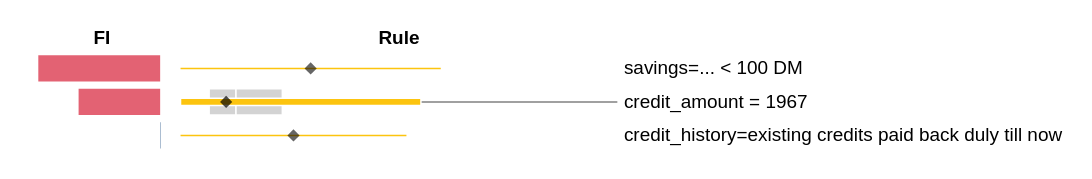

Notebook source saved alongside this figure:
### Code cell
rules_only = plot_rules(df_v, only_rules=True)
rules_only

### Figure 1 — Vega-Lite specification as saved in the notebook (floating-point values rounded to 4 significant figures)
{"config": {"view": {"continuousWidth": 300, "continuousHeight": 300, "stroke": "lightgray", "strokeWidth": 0}, "axis": {"grid": false}, "axisX": {"disable": true}, "axisY": {"domain": false, "ticks": false}, "concat": {"spacing": 3}, "padding": 20, "title": {"anchor": "middle", "fontWeight": "bold"}}, "hconcat": [{"vconcat": [{"data": {"name": "data-a1d4206e1ef6bbf343c8cfd4c98819a0"}, "mark": {"type": "bar"}, "encoding": {"color": {"condition": {"test": "datum.feature_importance > 0", "value": "#285588"}, "value": "#E36273"}, "tooltip": [{"field": "name"}, {"field": "feature_importance"}], "x": {"field": "feature_importance", "title": null, "type": "quantitative"}, "y": {"axis": null, "field": "name", "title": null, "type": "nominal"}}, "height": 20, "width": 100}, {"data": {"name": "data-8b31ceabb321b6e3f71158b5d988b086"}, "mark": {"type": "bar"}, "encoding": {"color": {"condition": {"test": "datum.feature_importance > 0", "value": "#285588"}, "value": "#E36273"}, "tooltip": [{"field": "name"}, {"field": "feature_importance"}], "x": {"field": "feature_importance", "title": null, "type": "quantitative"}, "y": {"axis": null, "field": "name", "title": null, "type": "nominal"}}, "height": 20, "width": 100}, {"data": {"name": "data-62c818814f34a889f81e12107d73ec54"}, "mark": {"type": "bar"}, "encoding": {"color": {"condition": {"test": "datum.feature_importance > 0", "value": "#285588"}, "value": "#E36273"}, "tooltip": [{"field": "name"}, {"field": "feature_importance"}], "x": {"field": "feature_importance", "title": null, "type": "quantitative"}, "y": {"axis": null, "field": "name", "title": null, "type": "nominal"}}, "height": 20, "width": 100}], "resolve": {"scale": {"x": "shared"}}, "title": "FI"}, {"vconcat": [{"layer": [{"mark": {"type": "bar", "color": "lightgrey", "stroke": "white"}, "encoding": {"tooltip": [{"field": "category", "title": "savings"}, {"field": "count"}], "x": {"field": "count_start", "type": "quantitative"}, "x2": {"field": "count_end"}}, "transform": [{"groupby": ["rname"], "stack": "count", "sort": [{"field": "count", "order": "descending"}], "as": ["count_start", "count_end"]}, {"calculate": "(datum.count_start+datum.count_end)/2", "as": "midStack"}]}, {"mark": {"type": "bar", "stroke": "#fcc40f"}, "encoding": {"color": {"condition": {"test": "datum.is_continuous && datum.inst==1", "value": "#fcc40f"}, "value": "white"}, "opacity": {"condition": {"test": "datum.is_continuous", "value": 1}, "value": 0.0001}, "tooltip": [{"field": "category", "title": "savings"}, {"field": "count"}], "x": {"field": "count_start", "type": "quantitative"}, "x2": {"field": "count_end"}}, "transform": [{"groupby": ["rname"], "stack": "count", "sort": [{"field": "count", "order": "descending"}], "as": ["count_start", "count_end"]}, {"calculate": "(datum.count_start+datum.count_end)/2", "as": "midStack"}]}, {"mark": {"type": "point", "color": "black", "filled": true, "shape": "diamond", "size": 70}, "encoding": {"opacity": {"condition": {"test": "datum.inst==1", "value": 0.6}, "value": 0}, "x": {"field": "midStack", "title": null, "type": "quantitative"}, "y": {"axis": null, "field": "rname", "type": "nominal"}}, "transform": [{"groupby": ["rname"], "stack": "count", "sort": [{"field": "count", "order": "descending"}], "as": ["count_start", "count_end"]}, {"calculate": "(datum.count_start+datum.count_end)/2", "as": "midStack"}]}], "data": {"name": "data-92302a944ab224b7529edda4e3809ab8"}, "height": 20, "width": 300}, {"layer": [{"mark": {"type": "bar", "color": "grey", "size": 1}, "encoding": {"x": {"field": "min", "scale": {"clamp": true, "domain": [338.0, 15940.0], "nice": false}, "title": null, "type": "quantitative"}, "x2": {"field": "max"}, "y": {"axis": {"labels": false, "ticks": false}, "field": "name", "title": null, "type": "nominal"}}}, {"mark": {"type": "bar", "color": "lightgrey", "size": 18, "stroke": "white"}, "encoding": {"x": {"field": "q1", "scale": {"clamp": true, "domain": [338.0, 15940.0], "nice": false}, "title": null, "type": "quantitative"}, "x2": {"field": "median"}}}, {"mark": {"type": "bar", "color": "lightgrey", "size": 18, "stroke": "white"}, "encoding": {"x": {"field": "median", "scale": {"clamp": true, "domain": [338.0, 15940.0], "nice": false}, "title": null, "type": "quantitative"}, "x2": {"field": "q3"}}}, {"mark": {"type": "bar", "color": "#fcc40f", "size": 5, "stroke": "white"}, "encoding": {"x": {"field": "thr", "title": null, "type": "quantitative"}, "x2": {"field": "thr2"}, "y": {"field": "name", "title": null, "type": "nominal"}}}, {"mark": {"type": "point", "color": "black", "filled": true, "shape": "diamond", "size": 70}, "encoding": {"tooltip": [{"field": "inst", "title": "credit_amount"}], "x": {"field": "inst", "scale": {"clamp": true, "domain": [338.0, 15940.0], "nice": false}, "title": null, "type": "quantitative"}}}], "data": {"name": "data-8b31ceabb321b6e3f71158b5d988b086"}, "height": 20, "width": 300}, {"layer": [{"mark": {"type": "bar", "color": "lightgrey", "stroke": "white"}, "encoding": {"tooltip": [{"field": "category", "title": "credit_history"}, {"field": "count"}], "x": {"field": "count_start", "type": "quantitative"}, "x2": {"field": "count_end"}}, "transform": [{"groupby": ["rname"], "stack": "count", "sort": [{"field": "count", "order": "descending"}], "as": ["count_start", "count_end"]}, {"calculate": "(datum.count_start+datum.count_end)/2", "as": "midStack"}]}, {"mark": {"type": "bar", "stroke": "#fcc40f"}, "encoding": {"color": {"condition": {"test": "datum.is_continuous && datum.inst==1", "value": "#fcc40f"}, "value": "white"}, "opacity": {"condition": {"test": "datum.is_continuous", "value": 1}, "value": 0.0001}, "tooltip": [{"field": "category", "title": "credit_history"}, {"field": "count"}], "x": {"field": "count_start", "type": "quantitative"}, "x2": {"field": "count_end"}}, "transform": [{"groupby": ["rname"], "stack": "count", "sort": [{"field": "count", "order": "descending"}], "as": ["count_start", "count_end"]}, {"calculate": "(datum.count_start+datum.count_end)/2", "as": "midStack"}]}, {"mark": {"type": "point", "color": "black", "filled": true, "shape": "diamond", "size": 70}, "encoding": {"opacity": {"condition": {"test": "datum.inst==1", "value": 0.6}, "value": 0}, "x": {"field": "midStack", "title": null, "type": "quantitative"}, "y": {"axis": null, "field": "rname", "type": "nominal"}}, "transform": [{"groupby": ["rname"], "stack": "count", "sort": [{"field": "count", "order": "descending"}], "as": ["count_start", "count_end"]}, {"calculate": "(datum.count_start+datum.count_end)/2", "as": "midStack"}]}], "data": {"name": "data-aedadefe272694dc3f85eb6d0e7fbcee"}, "height": 20, "width": 300}], "title": "Rule"}, {"vconcat": [{"data": {"name": "data-a1d4206e1ef6bbf343c8cfd4c98819a0"}, "mark": {"type": "text", "align": "left", "color": "black", "dx": -50, "fontSize": 13}, "encoding": {"text": {"field": "label", "title": null, "type": "nominal"}}, "height": 20, "transform": [{"calculate": "datum.type=='categorical' ? datum.name : datum.name +' = '+ datum.inst", "as": "label"}], "width": 101}, {"data": {"name": "data-8b31ceabb321b6e3f71158b5d988b086"}, "mark": {"type": "text", "align": "left", "color": "black", "dx": -50, "fontSize": 13}, "encoding": {"text": {"field": "label", "title": null, "type": "nominal"}}, "height": 20, "transform": [{"calculate": "datum.type=='categorical' ? datum.name : datum.name +' = '+ datum.inst", "as": "label"}], "width": 101}, {"data": {"name": "data-62c818814f34a889f81e12107d73ec54"}, "mark": {"type": "text", "align": "left", "color": "black", "dx": -50, "fontSize": 13}, "encoding": {"text": {"field": "label", "title": null, "type": "nominal"}}, "height": 20, "transform": [{"calculate": "datum.type=='categorical' ? datum.name : datum.name +' = '+ datum.inst", "as": "label"}], "width": 101}]}], "$schema": "https://vega.github.io/schema/vega-lite/v5.8.0.json", "datasets": {"data-a1d4206e1ef6bbf343c8cfd4c98819a0": [{"type": "categorical", "name": "savings=... < 100 DM", "rname": "savings", "min": null, "max": null, "q1": null, "median": null, "q3": null, "mean": null, "std": null, "feature_importance": -0.01674, "category": "... < 100 DM", "count": 417.0, "inst": 1, "op": "<=", "thr": 0.1153, "is_continuous": true, "thr2": null}], "data-8b31ceabb321b6e3f71158b5d988b086": [{"type": "numeric", "name": "credit_amount", "rname": "credit_amount", "min": 338.0, "max": 15940.0, "q1": 1361.0, "median": 2320.0, "q3": 3974.0, "mean": 3201.0, "std": 2675.0, "feature_importance": -0.0112, "category": null, "count": null, "inst": 1967, "op": "<=", "thr": 8927.0, "is_continuous": true, "thr2": 338.0}], "data-62c818814f34a889f81e12107d73ec54": [{"type": "categorical", "name": "credit_history=existing credits paid back duly till now", "rname": "credit_history", "min": null, "max": null, "q1": null, "median": null, "q3": null, "mean": null, "std": null, "feature_importance": 5.291e-05, "category": "existing credits paid back duly till now", "count": 362.0, "inst": 1, "op": "<=", "thr": 0.5, "is_continuous": true, "thr2": null}], "data-92302a944ab224b7529edda4e3809ab8": [{"type": "categorical", "name": "savings=.. >= 1000 DM ", "rname": "savings", "min": null, "max": null, "q1": null, "median": null, "q3": null, "mean": null, "std": null, "feature_importance": -0.03739, "category": ".. >= 1000 DM ", "count": 37.0, "inst": 0, "op": null, "thr": null, "is_continuous": null, "thr2": null}, {"type": "categorical", "name": "savings=... < 100 DM", "rname": "savings", "min": null, "max": null, "q1": null, "median": null, "q3": null, "mean": null, "std": null, "feature_importance": -0.01674, "category": "... < 100 DM", "count": 417.0, "inst": 1, "op": "<=", "thr": 0.1153, "is_continuous": true, "thr2": null}, {"type": "categorical", "name": "savings=unknown/ no savings account", "rname": "savings", "min": null, "max": null, "q1": null, "median": null, "q3": null, "mean": null, "std": null, "feature_importance": 0.00642, "category": "unknown/ no savings account", "count": 124.0, "inst": 0, "op": null, "thr": null, "is_continuous": null, "thr2": null}, {"type": "categorical", "name": "savings=500 <= ... < 1000 DM ", "rname": "savings", "min": null, "max": null, "q1": null, "median": null, "q3": null, "mean": null, "std": null, "feature_importance": -0.004332, "category": "500 <= ... < 1000 DM ", "count": 41.0, "inst": 0, "op": null, "thr": null, "is_continuous": null, "thr2": null}, {"type": "categorical", "name": "savings=100 <= ... < 500 DM", "rname": "savings", "min": null, "max": null, "q1": null, "median": null, "q3": null, "mean": null, "std": null, "feature_importance": 0.0002713, "category": "100 <= ... < 500 DM", "count": 81.0, "inst": 0, "op": null, "thr": null, "is_continuous": null, "thr2": null}], "data-aedadefe272694dc3f85eb6d0e7fbcee": [{"type": "categorical", "name": "credit_history=critical account/ other credits existing (not at this bank)", "rname": "credit_history", "min": null, "max": null, "q1": null, "median": null, "q3": null, "mean": null, "std": null, "feature_importance": -0.04423, "category": "critical account/ other credits existing (not at this bank)", "count": 205.0, "inst": 0, "op": null, "thr": null, "is_continuous": null, "thr2": null}, {"type": "categorical", "name": "credit_history=all credits at this bank paid back duly", "rname": "credit_history", "min": null, "max": null, "q1": null, "median": null, "q3": null, "mean": null, "std": null, "feature_importance": -0.00601, "category": "all credits at this bank paid back duly", "count": 38.0, "inst": 0, "op": null, "thr": null, "is_continuous": null, "thr2": null}, {"type": "categorical", "name": "credit_history=no credits taken/ all credits paid back duly", "rname": "credit_history", "min": null, "max": null, "q1": null, "median": null, "q3": null, "mean": null, "std": null, "feature_importance": -0.003352, "category": "no credits taken/ all credits paid back duly", "count": 28.0, "inst": 0, "op": null, "thr": null, "is_continuous": null, "thr2": null}, {"type": "categorical", "name": "credit_history=delay in paying off in the past", "rname": "credit_history", "min": null, "max": null, "q1": null, "median": null, "q3": null, "mean": null, "std": null, "feature_importance": -0.0008232, "category": "delay in paying off in the past", "count": 67.0, "inst": 0, "op": null, "thr": null, "is_continuous": null, "thr2": null}, {"type": "categorical", "name": "credit_history=existing credits paid back duly till now", "rname": "credit_history", "min": null, "max": null, "q1": null, "median": null, "q3": null, "mean": null, "std": null, "feature_importance": 5.291e-05, "category": "existing credits paid back duly till now", "count": 362.0, "inst": 1, "op": "<=", "thr": 0.5, "is_continuous": true, "thr2": null}]}}
